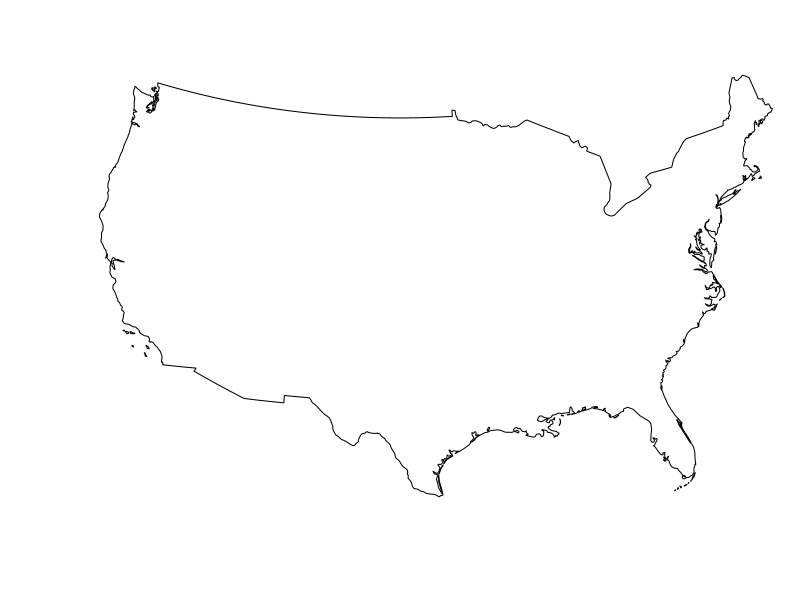
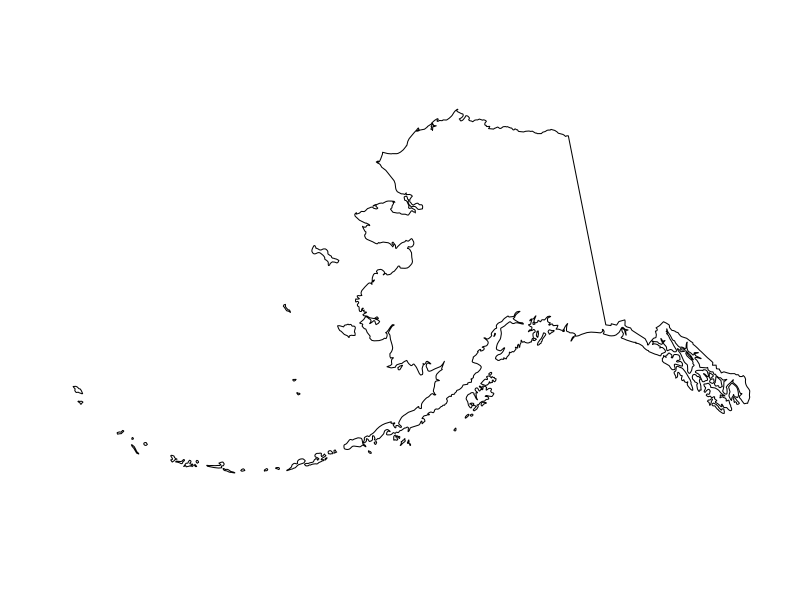
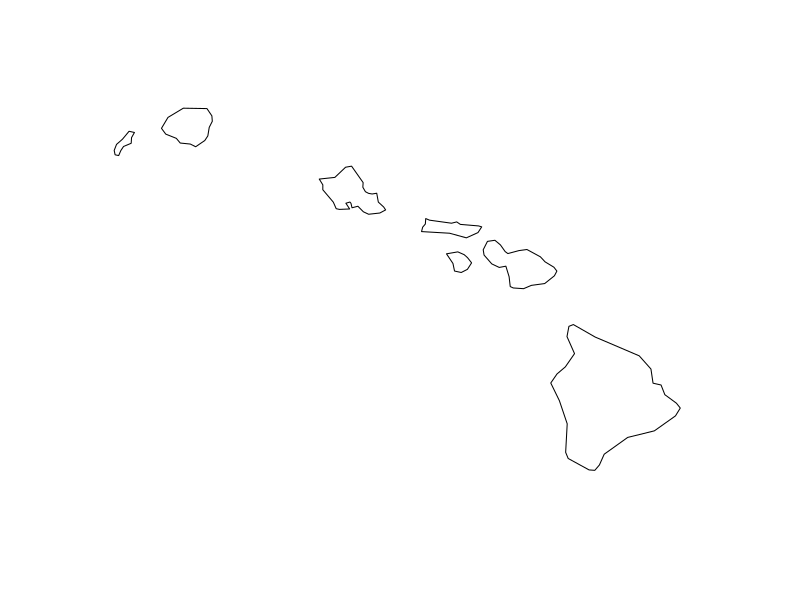
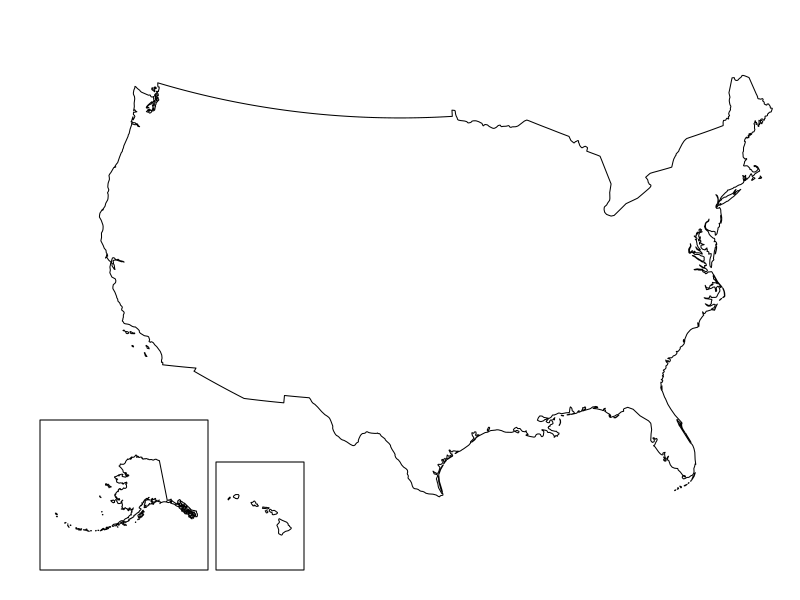

These charts were generated, in order, by the following R code:
## ---- chunk 1
knitr::opts_chunk$set(echo = TRUE)
knitr::opts_knit$set(global.par = TRUE)
rm(list = ls())


## ---- chunk 2
library(sf)
library(dplyr)
library(rnaturalearth)
## ---- chunk 3
world <- ne_countries(scale='medium',returnclass = 'sf')
USA <- subset(world, admin == "United States of America")

# Plot mainland USA----
par(mar = c(0, 0, 0, 0))
plot(
  st_geometry(USA %>%
                st_transform(2163)),
  xlim = c(-2500000, 2500000),
  ylim = c(-2300000, 730000)
)
## ---- chunk 4
# Plot Alaska----
plot(
  st_geometry(USA %>%
                st_transform(3467)),
  xlim = c(-2400000, 1600000),
  ylim = c(200000, 2500000)
  )
## ---- chunk 5
# Plot Hawaii----
plot(
  st_geometry(USA %>%
                st_transform(4135)),
  xlim = c(-161, -154),
  ylim = c(18, 23)
)
## ---- chunk 6
par(mar=c(0,0,0,0))
plot(
  st_geometry(USA %>%
                st_transform(2163)),
  xlim = c(-2500000, 2500000),
  ylim = c(-2300000, 730000)
)
par(fig=c(0.05,0.26,0.05,0.30),
    new = TRUE)
plot(
  st_geometry(USA %>%
                st_transform(3467)),
  xlim = c(-2400000, 1600000),
  ylim = c(200000, 2500000)
)
box(which = "figure", lwd = 1)

par(fig=c(0.27,0.38,0.05,0.23),
    new = TRUE)
plot(
  st_geometry(USA %>%
                st_transform(4135)),
  xlim = c(-161, -154),
  ylim = c(18, 23)
)

box(which = "figure", lwd = 1)
